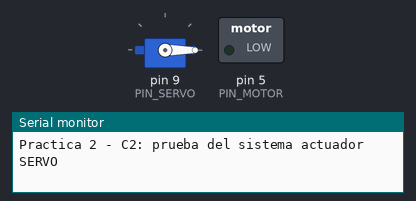
Simulated run of this sketch. Board: Arduino Uno, built with avr-gcc and run on an emulated ATmega328P. On the bench: servo, switched loads named in the sketch (green lamp = pin HIGH), the last lines printed to the serial monitor.

Above: at 0.05 s.
At 4.1 s:
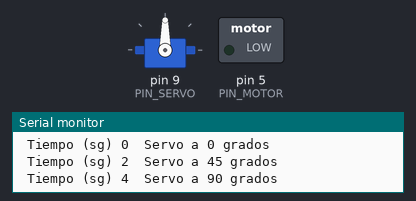
At 8.05 s:
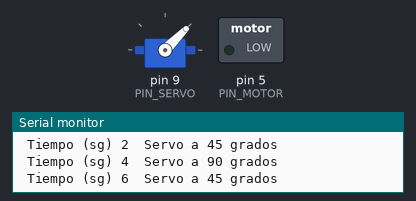
Timing chart, 0 to 13.0 s (numbered marks = the images above):
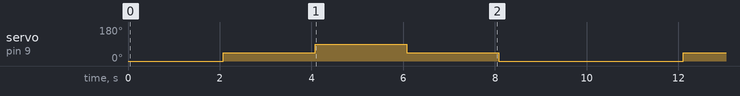

The sketch:

C2_servo.ino
```cpp
/*
 * Práctica 2 - C2: Sistema actuador "SERVO" (Sistemas Empotrados y Ubicuos)
 * --------------------------------------------------------------------------
 * Secuencia de pruebas del servomotor (Activar con cierto ángulo):
 *
 *     0º  ->  45º  ->  90º  ->  45º  ->  0º      (2 s en cada posición)
 *
 * La secuencia se repite indefinidamente y cada cambio de posición se
 * informa por el puerto serie (Virtual Terminal).
 *
 * Montaje (Proteus, ATmega328P a 16 MHz):
 *   D9 (IO9, PB1/OC1A)  -> entrada de control (pulso) del servo MOTOR-PWMSERVO
 *   +5 V del Arduino    -> alimentación (+) del servo
 *   GND                 -> tierra (-) del servo
 *   Condensador 100 uF  -> en paralelo con la alimentación del servo
 *                          (terminal + a +5 V, terminal - a GND)
 *
 *   - El servo se alimenta a 5 V desde el Arduino, NO desde la batería de 9 V
 *     del motor.
 *   - El condensador de desacoplo absorbe el pico de corriente que pide el
 *     servo al empezar a moverse, evitando caídas de tensión en el Arduino.
 *
 * El motor de C1 sigue conectado al pin 5: se deja apagado durante la prueba.
 */

#include <Servo.h>   // Librería estándar de Arduino para servomotores

// ---------------------------------------------------------------------------
// Pines
// ---------------------------------------------------------------------------
// La librería Servo genera los pulsos con el Timer1, por lo que mientras esté
// en uso no se puede usar analogWrite() en los pines 9 y 10. Por eso el motor
// (C1) está en el pin 5, que depende del Timer0.
const uint8_t PIN_SERVO = 9;
const uint8_t PIN_MOTOR = 5;    // Motor de C1 (se mantiene apagado)

// ---------------------------------------------------------------------------
// Temporización
// ---------------------------------------------------------------------------
const unsigned long DURACION_PASO_MS = 2000;   // Cada posición se mantiene 2 s

// ---------------------------------------------------------------------------
// Objetos y variables globales
// ---------------------------------------------------------------------------
Servo servo;   // Objeto que controla el servomotor


// ===========================================================================
// Funciones auxiliares
// ===========================================================================

// Lleva el servo al ángulo indicado (0..180 grados) e informa por el serie.
// servo.write() se encarga de generar el pulso adecuado: un pulso cada 20 ms
// cuya duración (entre 544 us para 0º y 2400 us para 180º) fija la posición.
void moverServo(uint8_t angulo)
{
  servo.write(angulo);

  Serial.print(F(" Tiempo (sg) "));
  Serial.print(millis() / 1000);
  Serial.print(F("  Servo a "));
  Serial.print(angulo);
  Serial.println(F(" grados"));
}

// Secuencia de pruebas: 0º / 45º / 90º / 45º / 0º, 2 s en cada posición.
void pruebaServo()
{
  Serial.println(F("--- Prueba del servo: 0 / 45 / 90 / 45 / 0 grados ---"));

  // Lista de ángulos a aplicar, cada uno durante DURACION_PASO_MS
  const uint8_t angulos[] = {0, 45, 90, 45, 0};
  const uint8_t numPasos = sizeof(angulos) / sizeof(angulos[0]);

  for (uint8_t i = 0; i < numPasos; i++)
  {
    moverServo(angulos[i]);
    delay(DURACION_PASO_MS);
  }
}


// ===========================================================================
// setup(): se ejecuta una sola vez al arrancar
// ===========================================================================
void setup()
{
  // Comunicación serie PC-Arduino (debe coincidir con el Virtual Terminal)
  Serial.begin(9600);

  // Motor de C1: salida a nivel bajo para que no arranque (puerta del MOSFET
  // sin dejar al aire)
  pinMode(PIN_MOTOR, OUTPUT);
  digitalWrite(PIN_MOTOR, LOW);

  // Servo: se asocia el objeto al pin y se lleva a la posición inicial (0º)
  pinMode(PIN_SERVO, OUTPUT);
  servo.attach(PIN_SERVO);
  servo.write(0);

  Serial.println(F("Practica 2 - C2: prueba del sistema actuador SERVO"));
}


// ===========================================================================
// loop(): se ejecuta continuamente
// ===========================================================================
void loop()
{
  pruebaServo();   // 10 s
}
```

Measured:
- by itself, servo on pin 9 (PIN_SERVO): repeats every 10.0 s: 90° 2.0 s, 45° 2.0 s, 0° 4.0 s, 45° 2.0 s
